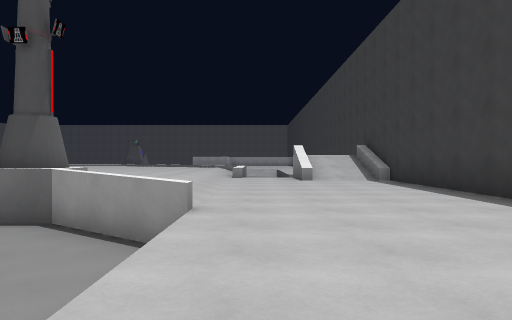
View 1 (above)

24 first-person views from a walk through a Godot game level. The camera is 1.2 m above the floor, looks level and sees 70° across. The floor is counted in squares, 2.25 m on a side. Each view is taken from the middle of a square. On the plan, view 1 faces up. The plan holds only what a view shows up to about 10 squares ahead; the rest is blank. The place goes on beyond the plan.

View 2
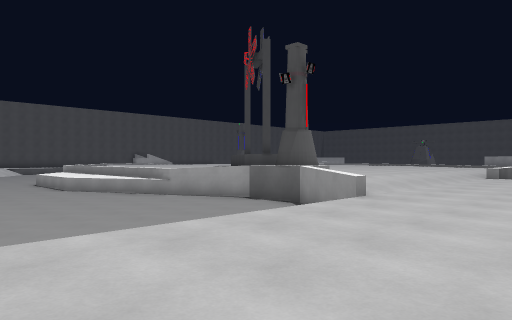

View 3
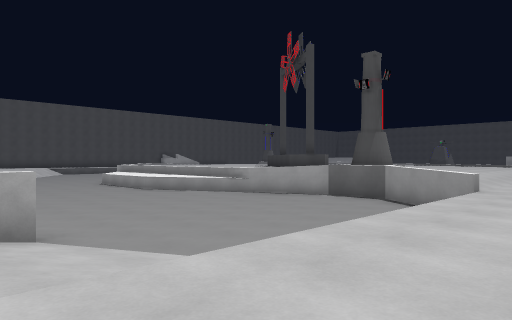

View 4
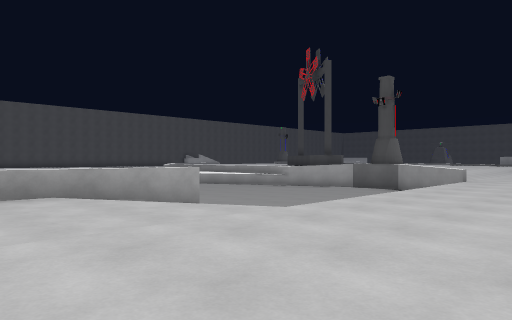

View 5
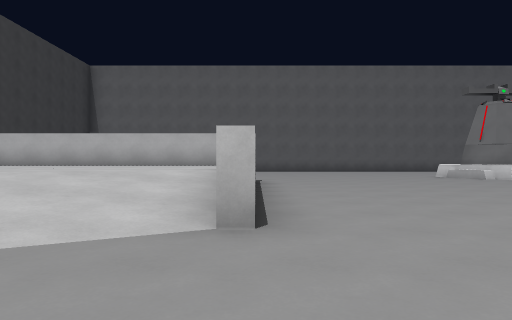

View 6
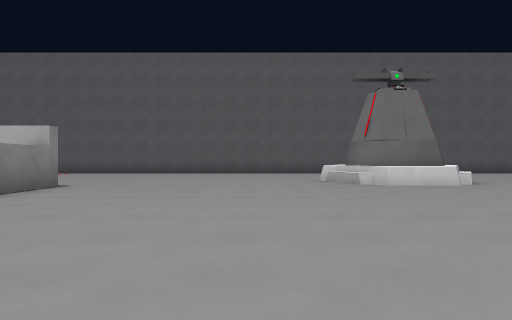

View 7
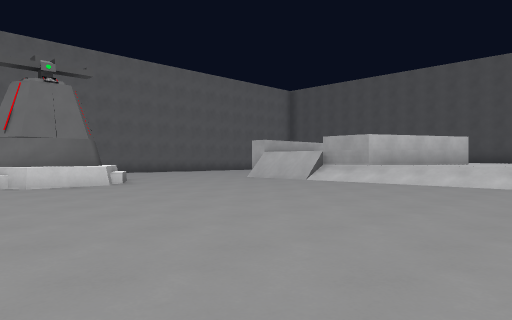

View 8
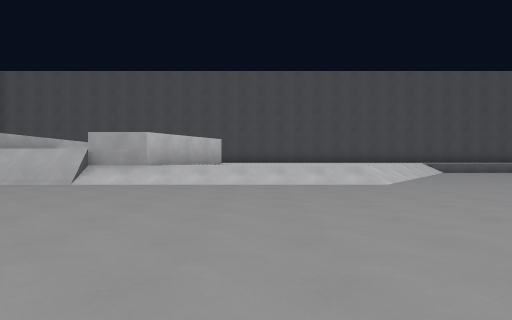

View 9
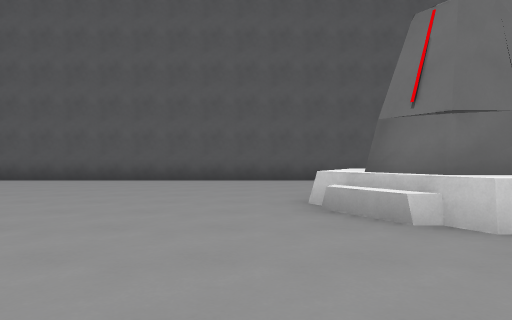

View 10
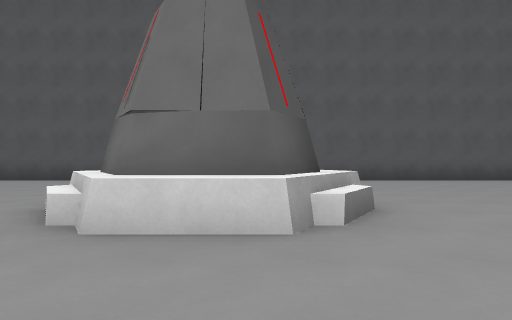

View 11
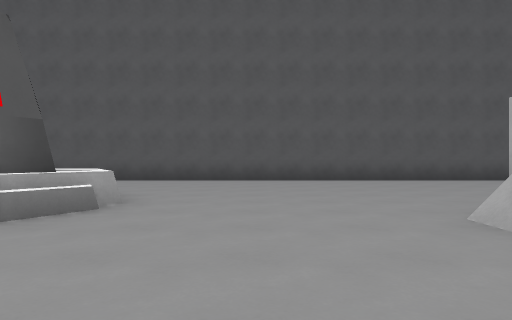

View 12
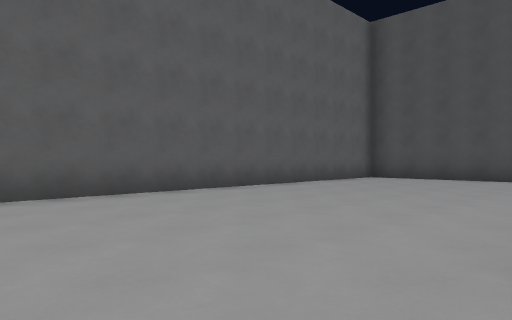

View 13
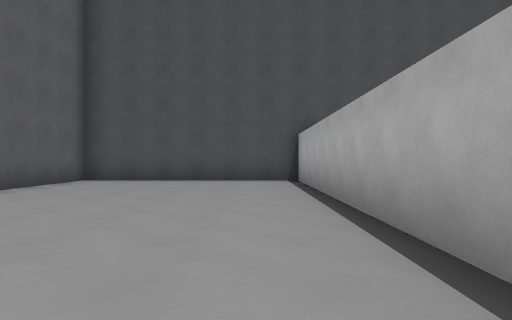

View 14
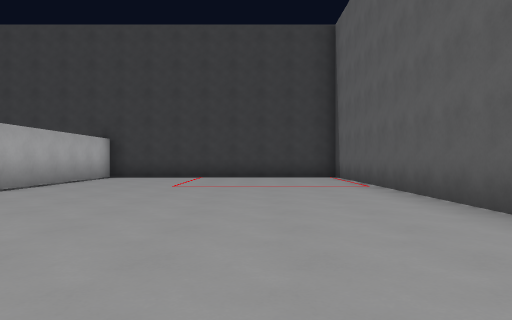

View 15
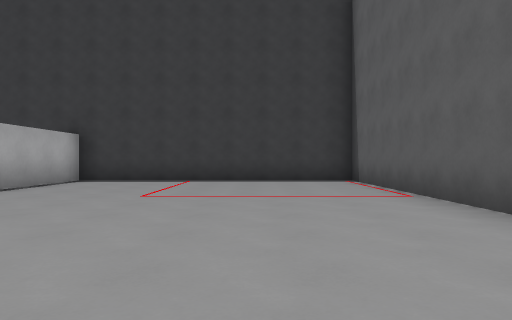

View 16
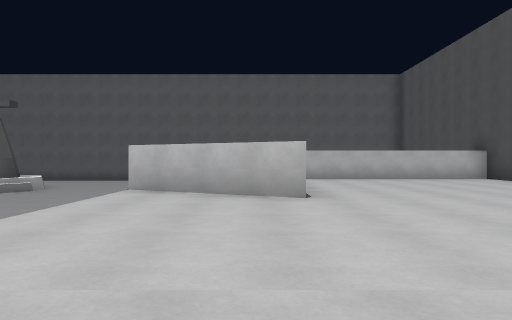

View 17
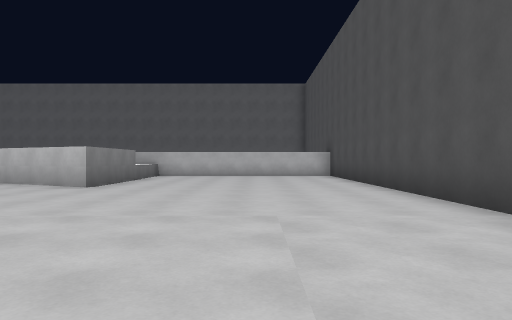

View 18
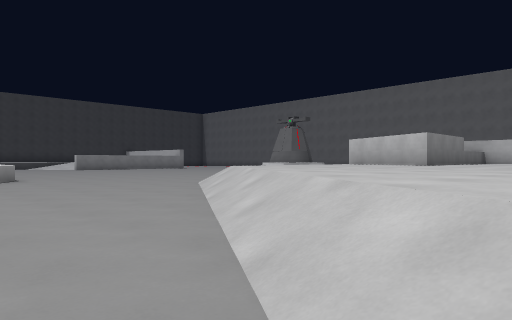

View 19
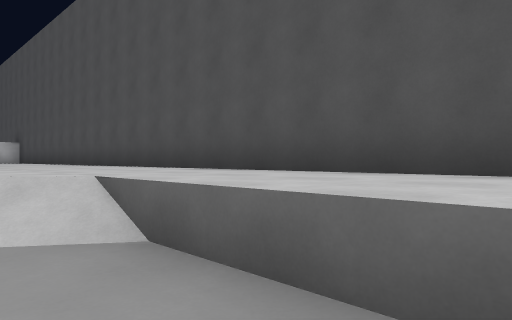

View 20
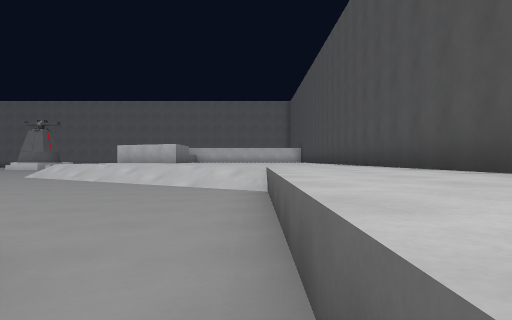

View 21
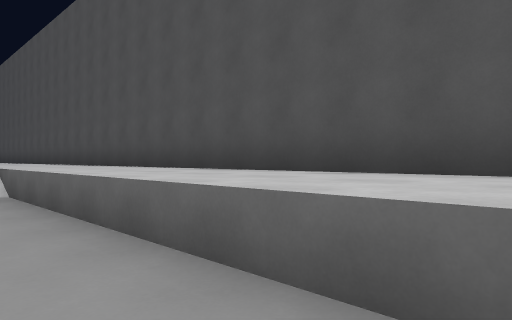

View 22
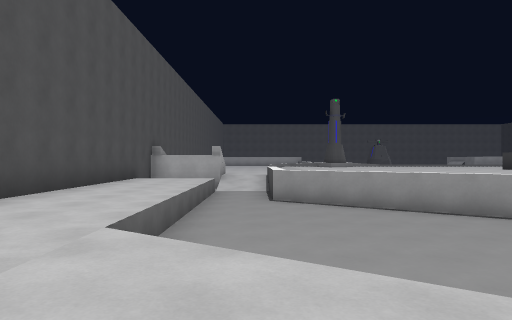

View 23
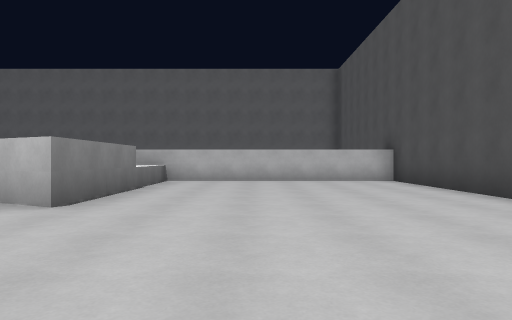

View 24
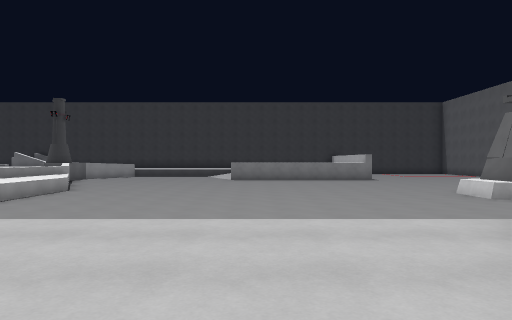

### Floor plan
Key: @ floor where view 1 was taken; # wall or solid block; . main floor; : floor 1 m higher than the main floor; + floor 1.5 m higher than the main floor; * floor 2 m higher than the main floor; / step, stairs or slope; = window, fence, low wall or low ledge; ^ raised ledge.
Columns run from 27 left of view 1 to 4 right of it. Each row starts with its distance up from view 1.
 11 #::/.
 10 #::/.                   ++/:://#
  9 #::/.#/                 ++/::::#
  8 #::/..//                ++/::::#
  7 #::/....#               ///::::#
  6 #::/.....              #///::::#
  5 #::/....             //.///::::#
  4 #:://.......        ......=::::
  3 #::://........^^^  ........:::
  2 #::::://......... .........:::
  1 #:::::://..................:::
  0 #:::::::://................@::
 -1 #:::::::::/..............//:::
 -2 #:::::::::/............#///::
 -3 #:::::::::/............#///:::
 -4 #:::::#:::/............=/:::::
 -5 #::::::*^#/............=::::::
 -6 #::::::  ^/............=::::::
 -7 #::::::  #/............=:::::
 -8 #::::::  */............#########
 -9 #::::::* */....^^..............#
-10 #######===....^^^^.............#
-11 #.............^# ^.............#
-12 #..............  ..............#
-13 #............... ..............#
-14 #............... ..............#
-15 #............... ..............#
-16 ################################

Where each view was taken, in squares from view 1:
view 1: 0 up, 0 right, facing up
view 2: 1 down, 2 right, facing up-left
view 3: 3 down, 1 right, facing up-left
view 4: 6 down, 2 right, facing up-left
view 5: 1 up, 4 left, facing down
view 6: 1 down, 8 left, facing down
view 7: 1 down, 9 left, facing down-left
view 8: 3 down, 9 left, facing left
view 9: 6 down, 9 left, facing down
view 10: 6 down, 12 left, facing down
view 11: 6 down, 15 left, facing down
view 12: 10 down, 16 left, facing down-left
view 13: 11 down, 17 left, facing left
view 14: 13 down, 8 left, facing right
view 15: 13 down, 6 left, facing right
view 16: 1 up, 20 left, facing down
view 17: 3 up, 24 left, facing down
view 18: 5 up, 24 left, facing down-right
view 19: 7 up, 23 left, facing down-left
view 20: 11 up, 24 left, facing down
view 21: 11 up, 23 left, facing down-left
view 22: 1 up, 23 left, facing up
view 23: 0 up, 23 left, facing down
view 24: 3 down, 21 left, facing right
